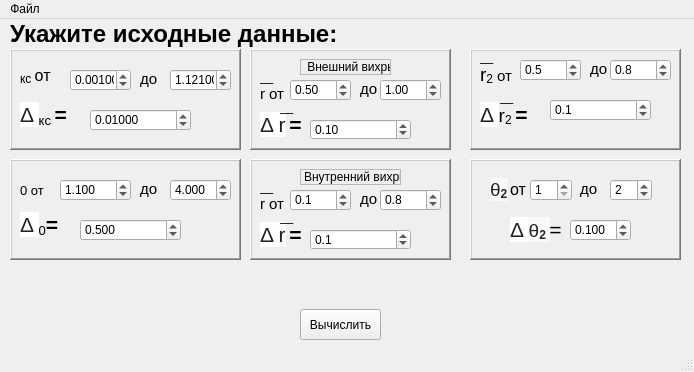
 <widget class="QMainWindow" name="MainWindow">
  <property name="geometry">
   <rect>
    <x>0</x>
    <y>0</y>
    <width>694</width>
    <height>372</height>
   </rect>
  </property>
  <property name="windowTitle">
   <string>MainWindow</string>
  </property>
  <property name="windowIcon">
   <iconset>
    <normaloff>../../gitReposits/TryPr/practic/icon.png</normaloff>../../gitReposits/TryPr/practic/icon.png</iconset>
  </property>
  <widget class="QWidget" name="centralwidget">
   <property name="mouseTracking">
    <bool>true</bool>
   </property>
   <widget class="QPushButton" name="btn1">
    <property name="geometry">
     <rect>
      <x>300</x>
      <y>290</y>
      <width>81</width>
      <height>31</height>
     </rect>
    </property>
    <property name="text">
     <string>Вычислить</string>
    </property>
   </widget>
   <widget class="QFrame" name="frame">
    <property name="geometry">
     <rect>
      <x>10</x>
      <y>30</y>
      <width>231</width>
      <height>101</height>
     </rect>
    </property>
    <property name="frameShape">
     <enum>QFrame::WinPanel</enum>
    </property>
    <property name="frameShadow">
     <enum>QFrame::Raised</enum>
    </property>
    <widget class="QLabel" name="lbl_1">
     <property name="geometry">
      <rect>
       <x>10</x>
       <y>10</y>
       <width>41</width>
       <height>31</height>
      </rect>
     </property>
     <property name="text">
      <string>&lt;html&gt;&lt;head/&gt;&lt;body&gt;&lt;p&gt;&lt;img src=&quot;file:///C:\Users\arist\AppData\Local\Temp\msohtmlclip1\01\clip_image002.png&quot; width=&quot;11&quot; height=&quot;26&quot;/&gt;&lt;span style=&quot; font-family:'Times New Roman,serif'; font-size:14pt; vertical-align:sub;&quot;&gt;кс &lt;/span&gt;&lt;span style=&quot; font-family:'Times New Roman,serif'; font-size:12pt;&quot;&gt;от&lt;/span&gt;&lt;/p&gt;&lt;/body&gt;&lt;/html&gt;</string>
     </property>
    </widget>
    <widget class="QDoubleSpinBox" name="dblSpinBox_3">
     <property name="geometry">
      <rect>
       <x>60</x>
       <y>20</y>
       <width>61</width>
       <height>22</height>
      </rect>
     </property>
     <property name="wrapping">
      <bool>true</bool>
     </property>
     <property name="decimals">
      <number>5</number>
     </property>
     <property name="minimum">
      <double>0.001000000000000</double>
     </property>
     <property name="maximum">
      <double>0.500000000000000</double>
     </property>
     <property name="singleStep">
      <double>0.001000000000000</double>
     </property>
    </widget>
    <widget class="QLabel" name="lbl_7">
     <property name="geometry">
      <rect>
       <x>130</x>
       <y>20</y>
       <width>21</width>
       <height>21</height>
      </rect>
     </property>
     <property name="text">
      <string>&lt;html&gt;&lt;head/&gt;&lt;body&gt;&lt;p&gt;&lt;span style=&quot; font-size:11pt;&quot;&gt;до&lt;/span&gt;&lt;/p&gt;&lt;/body&gt;&lt;/html&gt;</string>
     </property>
    </widget>
    <widget class="QDoubleSpinBox" name="dblSpinBox_4">
     <property name="geometry">
      <rect>
       <x>160</x>
       <y>20</y>
       <width>61</width>
       <height>22</height>
      </rect>
     </property>
     <property name="wrapping">
      <bool>true</bool>
     </property>
     <property name="decimals">
      <number>5</number>
     </property>
     <property name="minimum">
      <double>0.001000000000000</double>
     </property>
     <property name="maximum">
      <double>2.000000000000000</double>
     </property>
     <property name="singleStep">
      <double>0.001000000000000</double>
     </property>
     <property name="value">
      <double>1.121000000000000</double>
     </property>
    </widget>
    <widget class="QLabel" name="lbl_2">
     <property name="geometry">
      <rect>
       <x>10</x>
       <y>50</y>
       <width>81</width>
       <height>31</height>
      </rect>
     </property>
     <property name="text">
      <string>&lt;!DOCTYPE HTML PUBLIC &quot;-//W3C//DTD HTML 4.0//EN&quot; &quot;http://www.w3.org/TR/REC-html40/strict.dtd&quot;&gt;
&lt;html&gt;&lt;head&gt;&lt;meta name=&quot;qrichtext&quot; content=&quot;1&quot; /&gt;&lt;style type=&quot;text/css&quot;&gt;
p, li { white-space: pre-wrap; }
&lt;/style&gt;&lt;/head&gt;&lt;body style=&quot; font-family:'MS Shell Dlg 2'; font-size:8pt; font-weight:400; font-style:normal;&quot;&gt;
&lt;p style=&quot; margin-top:12px; margin-bottom:12px; margin-left:0px; margin-right:0px; -qt-block-indent:0; text-indent:0px;&quot;&gt;&lt;span style=&quot; font-family:'arial,sans-serif'; font-size:16pt; color:#222222; background-color:#ffffff;&quot;&gt;Δ &lt;/span&gt;&lt;img src=&quot;file:///C:\Users\arist\AppData\Local\Temp\msohtmlclip1\01\clip_image002.png&quot; width=&quot;11&quot; height=&quot;26&quot; /&gt;&lt;span style=&quot; font-family:'Times New Roman,serif'; font-size:16pt; vertical-align:sub;&quot;&gt;кс &lt;/span&gt;&lt;span style=&quot; font-family:'Times New Roman,serif'; font-size:16pt; font-weight:600;&quot;&gt;=&lt;/span&gt;&lt;/p&gt;&lt;/body&gt;&lt;/html&gt;</string>
     </property>
    </widget>
    <widget class="QDoubleSpinBox" name="dblSpinBox">
     <property name="geometry">
      <rect>
       <x>80</x>
       <y>60</y>
       <width>101</width>
       <height>22</height>
      </rect>
     </property>
     <property name="wrapping">
      <bool>true</bool>
     </property>
     <property name="decimals">
      <number>5</number>
     </property>
     <property name="minimum">
      <double>0.001000000000000</double>
     </property>
     <property name="maximum">
      <double>1.000000000000000</double>
     </property>
     <property name="singleStep">
      <double>0.000500000000000</double>
     </property>
     <property name="value">
      <double>0.010000000000000</double>
     </property>
    </widget>
   </widget>
   <widget class="QFrame" name="frame_2">
    <property name="geometry">
     <rect>
      <x>10</x>
      <y>140</y>
      <width>231</width>
      <height>101</height>
     </rect>
    </property>
    <property name="frameShape">
     <enum>QFrame::WinPanel</enum>
    </property>
    <property name="frameShadow">
     <enum>QFrame::Raised</enum>
    </property>
    <widget class="QDoubleSpinBox" name="dblSpinBox_5">
     <property name="geometry">
      <rect>
       <x>50</x>
       <y>20</y>
       <width>71</width>
       <height>22</height>
      </rect>
     </property>
     <property name="wrapping">
      <bool>true</bool>
     </property>
     <property name="decimals">
      <number>3</number>
     </property>
     <property name="minimum">
      <double>1.100000000000000</double>
     </property>
     <property name="maximum">
      <double>5.000000000000000</double>
     </property>
     <property name="singleStep">
      <double>0.050000000000000</double>
     </property>
     <property name="value">
      <double>1.100000000000000</double>
     </property>
    </widget>
    <widget class="QLabel" name="lbl_4">
     <property name="geometry">
      <rect>
       <x>10</x>
       <y>10</y>
       <width>51</width>
       <height>31</height>
      </rect>
     </property>
     <property name="text">
      <string>&lt;html&gt;&lt;head/&gt;&lt;body&gt;&lt;p&gt;&lt;img src=&quot;file:///C:\Users\arist\AppData\Local\Temp\msohtmlclip1\01\clip_image002.png&quot; width=&quot;11&quot; height=&quot;26&quot;/&gt;&lt;span style=&quot; font-size:16pt; vertical-align:sub;&quot;&gt;0 от &lt;/span&gt;&lt;/p&gt;&lt;/body&gt;&lt;/html&gt;</string>
     </property>
    </widget>
    <widget class="QLabel" name="lbl_8">
     <property name="geometry">
      <rect>
       <x>130</x>
       <y>20</y>
       <width>21</width>
       <height>21</height>
      </rect>
     </property>
     <property name="text">
      <string>&lt;html&gt;&lt;head/&gt;&lt;body&gt;&lt;p&gt;&lt;span style=&quot; font-size:11pt;&quot;&gt;до&lt;/span&gt;&lt;/p&gt;&lt;/body&gt;&lt;/html&gt;</string>
     </property>
    </widget>
    <widget class="QDoubleSpinBox" name="dblSpinBox_6">
     <property name="geometry">
      <rect>
       <x>160</x>
       <y>20</y>
       <width>61</width>
       <height>22</height>
      </rect>
     </property>
     <property name="wrapping">
      <bool>true</bool>
     </property>
     <property name="decimals">
      <number>3</number>
     </property>
     <property name="minimum">
      <double>1.100000000000000</double>
     </property>
     <property name="maximum">
      <double>5.000000000000000</double>
     </property>
     <property name="singleStep">
      <double>0.050000000000000</double>
     </property>
     <property name="value">
      <double>4.000000000000000</double>
     </property>
    </widget>
    <widget class="QLabel" name="lbl_3">
     <property name="geometry">
      <rect>
       <x>10</x>
       <y>50</y>
       <width>61</width>
       <height>31</height>
      </rect>
     </property>
     <property name="text">
      <string>&lt;html&gt;&lt;head/&gt;&lt;body&gt;&lt;p&gt;&lt;span style=&quot; font-family:'arial,sans-serif'; font-size:16pt; color:#222222; background-color:#ffffff;&quot;&gt;Δ &lt;/span&gt;&lt;img src=&quot;file:///C:\Users\arist\AppData\Local\Temp\msohtmlclip1\01\clip_image002.png&quot; width=&quot;11&quot; height=&quot;26&quot;/&gt;&lt;span style=&quot; font-size:16pt; vertical-align:sub;&quot;&gt;0&lt;/span&gt;&lt;span style=&quot; font-size:16pt;&quot;/&gt;&lt;span style=&quot; font-family:'Times New Roman,serif'; font-size:16pt; font-weight:600;&quot;&gt;=&lt;/span&gt;&lt;/p&gt;&lt;/body&gt;&lt;/html&gt;</string>
     </property>
    </widget>
    <widget class="QDoubleSpinBox" name="dblSpinBox_2">
     <property name="geometry">
      <rect>
       <x>70</x>
       <y>60</y>
       <width>101</width>
       <height>22</height>
      </rect>
     </property>
     <property name="wrapping">
      <bool>true</bool>
     </property>
     <property name="decimals">
      <number>3</number>
     </property>
     <property name="minimum">
      <double>0.000000000000000</double>
     </property>
     <property name="maximum">
      <double>5.000000000000000</double>
     </property>
     <property name="singleStep">
      <double>0.050000000000000</double>
     </property>
     <property name="value">
      <double>0.500000000000000</double>
     </property>
    </widget>
   </widget>
   <widget class="QFrame" name="frame_3">
    <property name="geometry">
     <rect>
      <x>470</x>
      <y>140</y>
      <width>211</width>
      <height>101</height>
     </rect>
    </property>
    <property name="frameShape">
     <enum>QFrame::WinPanel</enum>
    </property>
    <property name="frameShadow">
     <enum>QFrame::Raised</enum>
    </property>
    <widget class="QLabel" name="lbl_9">
     <property name="geometry">
      <rect>
       <x>20</x>
       <y>10</y>
       <width>21</width>
       <height>41</height>
      </rect>
     </property>
     <property name="text">
      <string>&lt;html&gt;&lt;head/&gt;&lt;body&gt;&lt;p&gt;&lt;span style=&quot; font-family:'serif'; font-size:14pt; color:#252525; background-color:#f9f9f9;&quot;&gt;θ&lt;/span&gt;&lt;span style=&quot; font-family:'serif'; font-size:14pt; font-weight:600; color:#252525; background-color:#f9f9f9; vertical-align:sub;&quot;&gt;2&lt;/span&gt;&lt;/p&gt;&lt;/body&gt;&lt;/html&gt;</string>
     </property>
    </widget>
    <widget class="QLabel" name="lbl_10">
     <property name="geometry">
      <rect>
       <x>40</x>
       <y>20</y>
       <width>21</width>
       <height>21</height>
      </rect>
     </property>
     <property name="text">
      <string>&lt;html&gt;&lt;head/&gt;&lt;body&gt;&lt;p&gt;&lt;span style=&quot; font-size:12pt;&quot;&gt;от&lt;/span&gt;&lt;/p&gt;&lt;/body&gt;&lt;/html&gt;</string>
     </property>
    </widget>
    <widget class="QLabel" name="lbl_11">
     <property name="geometry">
      <rect>
       <x>110</x>
       <y>20</y>
       <width>21</width>
       <height>21</height>
      </rect>
     </property>
     <property name="text">
      <string>&lt;html&gt;&lt;head/&gt;&lt;body&gt;&lt;p&gt;&lt;span style=&quot; font-size:11pt;&quot;&gt;до&lt;/span&gt;&lt;/p&gt;&lt;/body&gt;&lt;/html&gt;</string>
     </property>
    </widget>
    <widget class="QSpinBox" name="spinBox">
     <property name="geometry">
      <rect>
       <x>60</x>
       <y>20</y>
       <width>42</width>
       <height>22</height>
      </rect>
     </property>
     <property name="minimum">
      <number>1</number>
     </property>
     <property name="maximum">
      <number>99</number>
     </property>
     <property name="value">
      <number>1</number>
     </property>
    </widget>
    <widget class="QSpinBox" name="spinBox_2">
     <property name="geometry">
      <rect>
       <x>140</x>
       <y>20</y>
       <width>42</width>
       <height>22</height>
      </rect>
     </property>
     <property name="minimum">
      <number>1</number>
     </property>
     <property name="maximum">
      <number>99</number>
     </property>
     <property name="value">
      <number>2</number>
     </property>
    </widget>
    <widget class="QLabel" name="lbl_5">
     <property name="geometry">
      <rect>
       <x>40</x>
       <y>50</y>
       <width>81</width>
       <height>41</height>
      </rect>
     </property>
     <property name="text">
      <string>&lt;!DOCTYPE HTML PUBLIC &quot;-//W3C//DTD HTML 4.0//EN&quot; &quot;http://www.w3.org/TR/REC-html40/strict.dtd&quot;&gt;
&lt;html&gt;&lt;head&gt;&lt;meta name=&quot;qrichtext&quot; content=&quot;1&quot; /&gt;&lt;style type=&quot;text/css&quot;&gt;
p, li { white-space: pre-wrap; }
&lt;/style&gt;&lt;/head&gt;&lt;body style=&quot; font-family:'MS Shell Dlg 2'; font-size:8pt; font-weight:400; font-style:normal;&quot;&gt;
&lt;p style=&quot; margin-top:12px; margin-bottom:12px; margin-left:0px; margin-right:0px; -qt-block-indent:0; text-indent:0px;&quot;&gt;&lt;span style=&quot; font-family:'arial,sans-serif'; font-size:16pt; color:#222222; background-color:#ffffff;&quot;&gt;Δ &lt;/span&gt;&lt;span style=&quot; font-family:'serif'; font-size:14pt; color:#252525; background-color:#f9f9f9;&quot;&gt;θ&lt;/span&gt;&lt;span style=&quot; font-family:'serif'; font-size:14pt; font-weight:600; color:#252525; background-color:#f9f9f9; vertical-align:sub;&quot;&gt;2 &lt;/span&gt;&lt;span style=&quot; font-family:'Times New Roman,serif'; font-size:16pt;&quot;&gt;=&lt;/span&gt;&lt;/p&gt;&lt;/body&gt;&lt;/html&gt;</string>
     </property>
    </widget>
    <widget class="QDoubleSpinBox" name="dblSpinBox_7">
     <property name="geometry">
      <rect>
       <x>100</x>
       <y>60</y>
       <width>61</width>
       <height>22</height>
      </rect>
     </property>
     <property name="wrapping">
      <bool>true</bool>
     </property>
     <property name="decimals">
      <number>3</number>
     </property>
     <property name="minimum">
      <double>0.001000000000000</double>
     </property>
     <property name="maximum">
      <double>2.000000000000000</double>
     </property>
     <property name="singleStep">
      <double>0.050000000000000</double>
     </property>
     <property name="value">
      <double>0.100000000000000</double>
     </property>
    </widget>
   </widget>
   <widget class="QFrame" name="frame_4">
    <property name="geometry">
     <rect>
      <x>250</x>
      <y>30</y>
      <width>201</width>
      <height>101</height>
     </rect>
    </property>
    <property name="frameShape">
     <enum>QFrame::WinPanel</enum>
    </property>
    <property name="frameShadow">
     <enum>QFrame::Raised</enum>
    </property>
    <widget class="QLabel" name="lbl_15">
     <property name="geometry">
      <rect>
       <x>10</x>
       <y>30</y>
       <width>41</width>
       <height>31</height>
      </rect>
     </property>
     <property name="text">
      <string>&lt;html&gt;&lt;head/&gt;&lt;body&gt;&lt;p&gt;&lt;span style=&quot; font-size:11pt;&quot;&gt;r от&lt;/span&gt;&lt;/p&gt;&lt;/body&gt;&lt;/html&gt;</string>
     </property>
    </widget>
    <widget class="QDoubleSpinBox" name="dblSpinBox_9">
     <property name="geometry">
      <rect>
       <x>40</x>
       <y>30</y>
       <width>61</width>
       <height>22</height>
      </rect>
     </property>
     <property name="wrapping">
      <bool>true</bool>
     </property>
     <property name="decimals">
      <number>2</number>
     </property>
     <property name="minimum">
      <double>0.500000000000000</double>
     </property>
     <property name="maximum">
      <double>2.000000000000000</double>
     </property>
     <property name="singleStep">
      <double>0.005000000000000</double>
     </property>
     <property name="value">
      <double>0.500000000000000</double>
     </property>
    </widget>
    <widget class="QLabel" name="lbl_16">
     <property name="geometry">
      <rect>
       <x>110</x>
       <y>30</y>
       <width>21</width>
       <height>21</height>
      </rect>
     </property>
     <property name="text">
      <string>&lt;html&gt;&lt;head/&gt;&lt;body&gt;&lt;p&gt;&lt;span style=&quot; font-size:11pt;&quot;&gt;до&lt;/span&gt;&lt;/p&gt;&lt;/body&gt;&lt;/html&gt;</string>
     </property>
    </widget>
    <widget class="QDoubleSpinBox" name="dblSpinBox_10">
     <property name="geometry">
      <rect>
       <x>130</x>
       <y>30</y>
       <width>61</width>
       <height>22</height>
      </rect>
     </property>
     <property name="wrapping">
      <bool>true</bool>
     </property>
     <property name="decimals">
      <number>2</number>
     </property>
     <property name="minimum">
      <double>0.000000000000000</double>
     </property>
     <property name="maximum">
      <double>2.000000000000000</double>
     </property>
     <property name="singleStep">
      <double>0.005000000000000</double>
     </property>
     <property name="value">
      <double>1.000000000000000</double>
     </property>
    </widget>
    <widget class="QLabel" name="lbl_17">
     <property name="geometry">
      <rect>
       <x>10</x>
       <y>60</y>
       <width>81</width>
       <height>31</height>
      </rect>
     </property>
     <property name="text">
      <string>&lt;!DOCTYPE HTML PUBLIC &quot;-//W3C//DTD HTML 4.0//EN&quot; &quot;http://www.w3.org/TR/REC-html40/strict.dtd&quot;&gt;
&lt;html&gt;&lt;head&gt;&lt;meta name=&quot;qrichtext&quot; content=&quot;1&quot; /&gt;&lt;style type=&quot;text/css&quot;&gt;
p, li { white-space: pre-wrap; }
&lt;/style&gt;&lt;/head&gt;&lt;body style=&quot; font-family:'MS Shell Dlg 2'; font-size:8pt; font-weight:400; font-style:normal;&quot;&gt;
&lt;p style=&quot; margin-top:12px; margin-bottom:12px; margin-left:0px; margin-right:0px; -qt-block-indent:0; text-indent:0px;&quot;&gt;&lt;span style=&quot; font-family:'arial,sans-serif'; font-size:16pt; color:#222222; background-color:#ffffff;&quot;&gt;Δ r&lt;/span&gt;&lt;span style=&quot; font-family:'Times New Roman,serif'; font-size:16pt; vertical-align:sub;&quot;&gt; &lt;/span&gt;&lt;span style=&quot; font-family:'Times New Roman,serif'; font-size:16pt; font-weight:600;&quot;&gt;=&lt;/span&gt;&lt;/p&gt;&lt;/body&gt;&lt;/html&gt;</string>
     </property>
    </widget>
    <widget class="QDoubleSpinBox" name="dblSpinBox_11">
     <property name="geometry">
      <rect>
       <x>60</x>
       <y>70</y>
       <width>101</width>
       <height>21</height>
      </rect>
     </property>
     <property name="wrapping">
      <bool>true</bool>
     </property>
     <property name="decimals">
      <number>2</number>
     </property>
     <property name="minimum">
      <double>0.000000000000000</double>
     </property>
     <property name="maximum">
      <double>1.000000000000000</double>
     </property>
     <property name="singleStep">
      <double>0.005000000000000</double>
     </property>
     <property name="value">
      <double>0.100000000000000</double>
     </property>
    </widget>
    <widget class="QLabel" name="label">
     <property name="geometry">
      <rect>
       <x>50</x>
       <y>10</y>
       <width>91</width>
       <height>16</height>
      </rect>
     </property>
     <property name="frameShape">
      <enum>QFrame::StyledPanel</enum>
     </property>
     <property name="text">
      <string> Внешний вихрь</string>
     </property>
     <property name="wordWrap">
      <bool>false</bool>
     </property>
    </widget>
    <widget class="QLabel" name="label_2">
     <property name="geometry">
      <rect>
       <x>10</x>
       <y>20</y>
       <width>16</width>
       <height>16</height>
      </rect>
     </property>
     <property name="text">
      <string>__</string>
     </property>
    </widget>
    <widget class="QLabel" name="label_3">
     <property name="geometry">
      <rect>
       <x>30</x>
       <y>50</y>
       <width>16</width>
       <height>16</height>
      </rect>
     </property>
     <property name="text">
      <string>__</string>
     </property>
    </widget>
   </widget>
   <widget class="QFrame" name="frame_6">
    <property name="geometry">
     <rect>
      <x>250</x>
      <y>140</y>
      <width>201</width>
      <height>101</height>
     </rect>
    </property>
    <property name="frameShape">
     <enum>QFrame::WinPanel</enum>
    </property>
    <property name="frameShadow">
     <enum>QFrame::Raised</enum>
    </property>
    <widget class="QLabel" name="lbl_21">
     <property name="geometry">
      <rect>
       <x>10</x>
       <y>30</y>
       <width>41</width>
       <height>31</height>
      </rect>
     </property>
     <property name="text">
      <string>&lt;html&gt;&lt;head/&gt;&lt;body&gt;&lt;p&gt;&lt;span style=&quot; font-size:11pt;&quot;&gt;r от&lt;/span&gt;&lt;/p&gt;&lt;/body&gt;&lt;/html&gt;</string>
     </property>
    </widget>
    <widget class="QDoubleSpinBox" name="dblSpinBox_15">
     <property name="geometry">
      <rect>
       <x>40</x>
       <y>30</y>
       <width>61</width>
       <height>22</height>
      </rect>
     </property>
     <property name="wrapping">
      <bool>true</bool>
     </property>
     <property name="decimals">
      <number>1</number>
     </property>
     <property name="minimum">
      <double>0.100000000000000</double>
     </property>
     <property name="maximum">
      <double>0.800000000000000</double>
     </property>
     <property name="singleStep">
      <double>0.100000000000000</double>
     </property>
     <property name="value">
      <double>0.100000000000000</double>
     </property>
    </widget>
    <widget class="QLabel" name="lbl_22">
     <property name="geometry">
      <rect>
       <x>110</x>
       <y>30</y>
       <width>21</width>
       <height>21</height>
      </rect>
     </property>
     <property name="text">
      <string>&lt;html&gt;&lt;head/&gt;&lt;body&gt;&lt;p&gt;&lt;span style=&quot; font-size:11pt;&quot;&gt;до&lt;/span&gt;&lt;/p&gt;&lt;/body&gt;&lt;/html&gt;</string>
     </property>
    </widget>
    <widget class="QDoubleSpinBox" name="dblSpinBox_16">
     <property name="geometry">
      <rect>
       <x>130</x>
       <y>30</y>
       <width>61</width>
       <height>22</height>
      </rect>
     </property>
     <property name="wrapping">
      <bool>true</bool>
     </property>
     <property name="decimals">
      <number>1</number>
     </property>
     <property name="minimum">
      <double>0.100000000000000</double>
     </property>
     <property name="maximum">
      <double>0.800000000000000</double>
     </property>
     <property name="singleStep">
      <double>0.105000000000000</double>
     </property>
     <property name="value">
      <double>0.800000000000000</double>
     </property>
    </widget>
    <widget class="QLabel" name="lbl_23">
     <property name="geometry">
      <rect>
       <x>10</x>
       <y>60</y>
       <width>81</width>
       <height>31</height>
      </rect>
     </property>
     <property name="text">
      <string>&lt;!DOCTYPE HTML PUBLIC &quot;-//W3C//DTD HTML 4.0//EN&quot; &quot;http://www.w3.org/TR/REC-html40/strict.dtd&quot;&gt;
&lt;html&gt;&lt;head&gt;&lt;meta name=&quot;qrichtext&quot; content=&quot;1&quot; /&gt;&lt;style type=&quot;text/css&quot;&gt;
p, li { white-space: pre-wrap; }
&lt;/style&gt;&lt;/head&gt;&lt;body style=&quot; font-family:'MS Shell Dlg 2'; font-size:8pt; font-weight:400; font-style:normal;&quot;&gt;
&lt;p style=&quot; margin-top:12px; margin-bottom:12px; margin-left:0px; margin-right:0px; -qt-block-indent:0; text-indent:0px;&quot;&gt;&lt;span style=&quot; font-family:'arial,sans-serif'; font-size:16pt; color:#222222; background-color:#ffffff;&quot;&gt;Δ r&lt;/span&gt;&lt;span style=&quot; font-family:'Times New Roman,serif'; font-size:16pt; vertical-align:sub;&quot;&gt; &lt;/span&gt;&lt;span style=&quot; font-family:'Times New Roman,serif'; font-size:16pt; font-weight:600;&quot;&gt;=&lt;/span&gt;&lt;/p&gt;&lt;/body&gt;&lt;/html&gt;</string>
     </property>
    </widget>
    <widget class="QLabel" name="label_4">
     <property name="geometry">
      <rect>
       <x>50</x>
       <y>10</y>
       <width>101</width>
       <height>16</height>
      </rect>
     </property>
     <property name="frameShape">
      <enum>QFrame::StyledPanel</enum>
     </property>
     <property name="text">
      <string>Внутренний вихрь</string>
     </property>
     <property name="wordWrap">
      <bool>false</bool>
     </property>
    </widget>
    <widget class="QLabel" name="label_5">
     <property name="geometry">
      <rect>
       <x>10</x>
       <y>20</y>
       <width>16</width>
       <height>16</height>
      </rect>
     </property>
     <property name="text">
      <string>__</string>
     </property>
    </widget>
    <widget class="QLabel" name="label_6">
     <property name="geometry">
      <rect>
       <x>30</x>
       <y>50</y>
       <width>16</width>
       <height>16</height>
      </rect>
     </property>
     <property name="text">
      <string>__</string>
     </property>
    </widget>
    <widget class="QDoubleSpinBox" name="dblSpinBox_17">
     <property name="geometry">
      <rect>
       <x>60</x>
       <y>70</y>
       <width>101</width>
       <height>21</height>
      </rect>
     </property>
     <property name="wrapping">
      <bool>true</bool>
     </property>
     <property name="decimals">
      <number>1</number>
     </property>
     <property name="minimum">
      <double>0.100000000000000</double>
     </property>
     <property name="maximum">
      <double>0.800000000000000</double>
     </property>
     <property name="singleStep">
      <double>0.100000000000000</double>
     </property>
     <property name="value">
      <double>0.100000000000000</double>
     </property>
    </widget>
   </widget>
   <widget class="QLabel" name="label_9">
    <property name="geometry">
     <rect>
      <x>10</x>
      <y>0</y>
      <width>401</width>
      <height>31</height>
     </rect>
    </property>
    <property name="text">
     <string>&lt;html&gt;&lt;head/&gt;&lt;body&gt;&lt;p&gt;&lt;span style=&quot; font-size:18pt; font-weight:600;&quot;&gt;Укажите исходные данные:&lt;/span&gt;&lt;/p&gt;&lt;/body&gt;&lt;/html&gt;</string>
    </property>
   </widget>
   <widget class="QFrame" name="frame_7">
    <property name="geometry">
     <rect>
      <x>470</x>
      <y>30</y>
      <width>211</width>
      <height>101</height>
     </rect>
    </property>
    <property name="frameShape">
     <enum>QFrame::WinPanel</enum>
    </property>
    <property name="frameShadow">
     <enum>QFrame::Raised</enum>
    </property>
    <widget class="QDoubleSpinBox" name="dblSpinBox_13">
     <property name="geometry">
      <rect>
       <x>50</x>
       <y>10</y>
       <width>61</width>
       <height>22</height>
      </rect>
     </property>
     <property name="wrapping">
      <bool>true</bool>
     </property>
     <property name="decimals">
      <number>1</number>
     </property>
     <property name="minimum">
      <double>0.500000000000000</double>
     </property>
     <property name="maximum">
      <double>1.000000000000000</double>
     </property>
     <property name="singleStep">
      <double>0.100000000000000</double>
     </property>
     <property name="value">
      <double>0.500000000000000</double>
     </property>
    </widget>
    <widget class="QLabel" name="lbl_25">
     <property name="geometry">
      <rect>
       <x>120</x>
       <y>10</y>
       <width>21</width>
       <height>21</height>
      </rect>
     </property>
     <property name="text">
      <string>&lt;html&gt;&lt;head/&gt;&lt;body&gt;&lt;p&gt;&lt;span style=&quot; font-size:11pt;&quot;&gt;до&lt;/span&gt;&lt;/p&gt;&lt;/body&gt;&lt;/html&gt;</string>
     </property>
    </widget>
    <widget class="QLabel" name="lbl_26">
     <property name="geometry">
      <rect>
       <x>10</x>
       <y>50</y>
       <width>81</width>
       <height>31</height>
      </rect>
     </property>
     <property name="text">
      <string>&lt;!DOCTYPE HTML PUBLIC &quot;-//W3C//DTD HTML 4.0//EN&quot; &quot;http://www.w3.org/TR/REC-html40/strict.dtd&quot;&gt;
&lt;html&gt;&lt;head&gt;&lt;meta name=&quot;qrichtext&quot; content=&quot;1&quot; /&gt;&lt;style type=&quot;text/css&quot;&gt;
p, li { white-space: pre-wrap; }
&lt;/style&gt;&lt;/head&gt;&lt;body style=&quot; font-family:'MS Shell Dlg 2'; font-size:8pt; font-weight:400; font-style:normal;&quot;&gt;
&lt;p style=&quot; margin-top:12px; margin-bottom:12px; margin-left:0px; margin-right:0px; -qt-block-indent:0; text-indent:0px;&quot;&gt;&lt;span style=&quot; font-family:'arial,sans-serif'; font-size:16pt; color:#222222; background-color:#ffffff;&quot;&gt;Δ &lt;/span&gt;&lt;span style=&quot; font-size:14pt;&quot;&gt;r&lt;/span&gt;&lt;span style=&quot; font-size:14pt; vertical-align:sub;&quot;&gt;2&lt;/span&gt;&lt;span style=&quot; font-family:'Times New Roman,serif'; font-size:16pt; vertical-align:sub;&quot;&gt; &lt;/span&gt;&lt;span style=&quot; font-family:'Times New Roman,serif'; font-size:16pt; font-weight:600;&quot;&gt;=&lt;/span&gt;&lt;/p&gt;&lt;/body&gt;&lt;/html&gt;</string>
     </property>
    </widget>
    <widget class="QDoubleSpinBox" name="dblSpinBox_19">
     <property name="geometry">
      <rect>
       <x>80</x>
       <y>50</y>
       <width>101</width>
       <height>22</height>
      </rect>
     </property>
     <property name="wrapping">
      <bool>true</bool>
     </property>
     <property name="decimals">
      <number>1</number>
     </property>
     <property name="minimum">
      <double>0.100000000000000</double>
     </property>
     <property name="maximum">
      <double>0.300000000000000</double>
     </property>
     <property name="singleStep">
      <double>0.050000000000000</double>
     </property>
     <property name="value">
      <double>0.100000000000000</double>
     </property>
    </widget>
    <widget class="QLabel" name="label_10">
     <property name="geometry">
      <rect>
       <x>10</x>
       <y>0</y>
       <width>16</width>
       <height>16</height>
      </rect>
     </property>
     <property name="text">
      <string>__</string>
     </property>
    </widget>
    <widget class="QLabel" name="lbl_27">
     <property name="geometry">
      <rect>
       <x>10</x>
       <y>10</y>
       <width>41</width>
       <height>31</height>
      </rect>
     </property>
     <property name="text">
      <string>&lt;html&gt;&lt;head/&gt;&lt;body&gt;&lt;p&gt;&lt;span style=&quot; font-size:14pt;&quot;&gt;r&lt;/span&gt;&lt;span style=&quot; font-size:14pt; vertical-align:sub;&quot;&gt;2&lt;/span&gt;&lt;span style=&quot; font-size:11pt;&quot;&gt; от&lt;/span&gt;&lt;/p&gt;&lt;/body&gt;&lt;/html&gt;</string>
     </property>
    </widget>
    <widget class="QLabel" name="label_11">
     <property name="geometry">
      <rect>
       <x>30</x>
       <y>40</y>
       <width>16</width>
       <height>16</height>
      </rect>
     </property>
     <property name="text">
      <string>__</string>
     </property>
    </widget>
    <widget class="QDoubleSpinBox" name="dblSpinBox_20">
     <property name="geometry">
      <rect>
       <x>140</x>
       <y>10</y>
       <width>61</width>
       <height>22</height>
      </rect>
     </property>
     <property name="wrapping">
      <bool>true</bool>
     </property>
     <property name="decimals">
      <number>1</number>
     </property>
     <property name="minimum">
      <double>0.100000000000000</double>
     </property>
     <property name="maximum">
      <double>0.800000000000000</double>
     </property>
     <property name="singleStep">
      <double>0.100000000000000</double>
     </property>
     <property name="value">
      <double>0.800000000000000</double>
     </property>
    </widget>
   </widget>
  </widget>
  <widget class="QMenuBar" name="menubar">
   <property name="geometry">
    <rect>
     <x>0</x>
     <y>0</y>
     <width>694</width>
     <height>21</height>
    </rect>
   </property>
   <widget class="QMenu" name="menu">
    <property name="title">
     <string>Файл</string>
    </property>
    <addaction name="action1"/>
   </widget>
   <addaction name="menu"/>
  </widget>
  <widget class="QStatusBar" name="statusbar"/>
  <action name="action1">
   <property name="icon">
    <iconset>
     <normaloff>../../gitReposits/TryPr/practic/exit.png</normaloff>../../gitReposits/TryPr/practic/exit.png</iconset>
   </property>
   <property name="text">
    <string>Выход</string>
   </property>
   <property name="shortcut">
    <string>Ctrl+Q</string>
   </property>
  </action>
 </widget>
